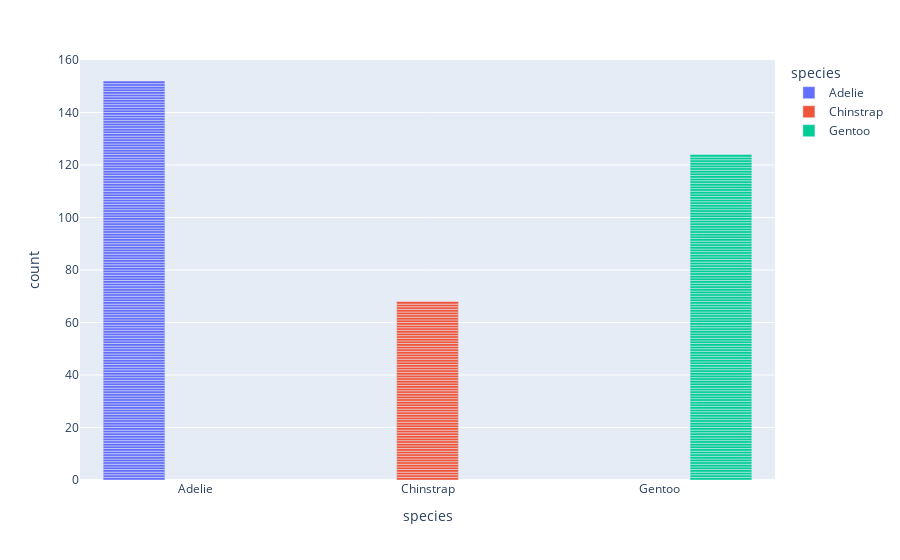

The cell this chart's notebook holds for it:
### Code cell
# here's the plotly express equivalent
import plotly.express as px
fig = px.bar(pengo, x="species", y="count", color="species", barmode="group")
fig

### Figure 1 — Plotly figure (JSON) as saved in the notebook; plotly's stock layout.template omitted (floating-point values rounded to 4 significant figures; data arrays with more than 128 entries replaced by an {"elided": "..."} marker saying what was removed)
{"data": [{"alignmentgroup": "True", "hovertemplate": "species=%{x}<br>count=%{y}<extra></extra>", "legendgroup": "Adelie", "marker": {"color": "#636efa", "pattern": {"shape": ""}}, "name": "Adelie", "offsetgroup": "Adelie", "orientation": "v", "showlegend": true, "textposition": "auto", "type": "bar", "x": {"elided": "152 str values"}, "xaxis": "x", "y": {"elided": "152 int values"}, "yaxis": "y"}, {"alignmentgroup": "True", "hovertemplate": "species=%{x}<br>count=%{y}<extra></extra>", "legendgroup": "Chinstrap", "marker": {"color": "#EF553B", "pattern": {"shape": ""}}, "name": "Chinstrap", "offsetgroup": "Chinstrap", "orientation": "v", "showlegend": true, "textposition": "auto", "type": "bar", "x": ["Chinstrap", "Chinstrap", "Chinstrap", "Chinstrap", "Chinstrap", "Chinstrap", "Chinstrap", "Chinstrap", "Chinstrap", "Chinstrap", "Chinstrap", "Chinstrap", "Chinstrap", "Chinstrap", "Chinstrap", "Chinstrap", "Chinstrap", "Chinstrap", "Chinstrap", "Chinstrap", "Chinstrap", "Chinstrap", "Chinstrap", "Chinstrap", "Chinstrap", "Chinstrap", "Chinstrap", "Chinstrap", "Chinstrap", "Chinstrap", "Chinstrap", "Chinstrap", "Chinstrap", "Chinstrap", "Chinstrap", "Chinstrap", "Chinstrap", "Chinstrap", "Chinstrap", "Chinstrap", "Chinstrap", "Chinstrap", "Chinstrap", "Chinstrap", "Chinstrap", "Chinstrap", "Chinstrap", "Chinstrap", "Chinstrap", "Chinstrap", "Chinstrap", "Chinstrap", "Chinstrap", "Chinstrap", "Chinstrap", "Chinstrap", "Chinstrap", "Chinstrap", "Chinstrap", "Chinstrap", "Chinstrap", "Chinstrap", "Chinstrap", "Chinstrap", "Chinstrap", "Chinstrap", "Chinstrap", "Chinstrap"], "xaxis": "x", "y": [1, 1, 1, 1, 1, 1, 1, 1, 1, 1, 1, 1, 1, 1, 1, 1, 1, 1, 1, 1, 1, 1, 1, 1, 1, 1, 1, 1, 1, 1, 1, 1, 1, 1, 1, 1, 1, 1, 1, 1, 1, 1, 1, 1, 1, 1, 1, 1, 1, 1, 1, 1, 1, 1, 1, 1, 1, 1, 1, 1, 1, 1, 1, 1, 1, 1, 1, 1], "yaxis": "y"}, {"alignmentgroup": "True", "hovertemplate": "species=%{x}<br>count=%{y}<extra></extra>", "legendgroup": "Gentoo", "marker": {"color": "#00cc96", "pattern": {"shape": ""}}, "name": "Gentoo", "offsetgroup": "Gentoo", "orientation": "v", "showlegend": true, "textposition": "auto", "type": "bar", "x": ["Gentoo", "Gentoo", "Gentoo", "Gentoo", "Gentoo", "Gentoo", "Gentoo", "Gentoo", "Gentoo", "Gentoo", "Gentoo", "Gentoo", "Gentoo", "Gentoo", "Gentoo", "Gentoo", "Gentoo", "Gentoo", "Gentoo", "Gentoo", "Gentoo", "Gentoo", "Gentoo", "Gentoo", "Gentoo", "Gentoo", "Gentoo", "Gentoo", "Gentoo", "Gentoo", "Gentoo", "Gentoo", "Gentoo", "Gentoo", "Gentoo", "Gentoo", "Gentoo", "Gentoo", "Gentoo", "Gentoo", "Gentoo", "Gentoo", "Gentoo", "Gentoo", "Gentoo", "Gentoo", "Gentoo", "Gentoo", "Gentoo", "Gentoo", "Gentoo", "Gentoo", "Gentoo", "Gentoo", "Gentoo", "Gentoo", "Gentoo", "Gentoo", "Gentoo", "Gentoo", "Gentoo", "Gentoo", "Gentoo", "Gentoo", "Gentoo", "Gentoo", "Gentoo", "Gentoo", "Gentoo", "Gentoo", "Gentoo", "Gentoo", "Gentoo", "Gentoo", "Gentoo", "Gentoo", "Gentoo", "Gentoo", "Gentoo", "Gentoo", "Gentoo", "Gentoo", "Gentoo", "Gentoo", "Gentoo", "Gentoo", "Gentoo", "Gentoo", "Gentoo", "Gentoo", "Gentoo", "Gentoo", "Gentoo", "Gentoo", "Gentoo", "Gentoo", "Gentoo", "Gentoo", "Gentoo", "Gentoo", "Gentoo", "Gentoo", "Gentoo", "Gentoo", "Gentoo", "Gentoo", "Gentoo", "Gentoo", "Gentoo", "Gentoo", "Gentoo", "Gentoo", "Gentoo", "Gentoo", "Gentoo", "Gentoo", "Gentoo", "Gentoo", "Gentoo", "Gentoo", "Gentoo", "Gentoo", "Gentoo", "Gentoo"], "xaxis": "x", "y": [1, 1, 1, 1, 1, 1, 1, 1, 1, 1, 1, 1, 1, 1, 1, 1, 1, 1, 1, 1, 1, 1, 1, 1, 1, 1, 1, 1, 1, 1, 1, 1, 1, 1, 1, 1, 1, 1, 1, 1, 1, 1, 1, 1, 1, 1, 1, 1, 1, 1, 1, 1, 1, 1, 1, 1, 1, 1, 1, 1, 1, 1, 1, 1, 1, 1, 1, 1, 1, 1, 1, 1, 1, 1, 1, 1, 1, 1, 1, 1, 1, 1, 1, 1, 1, 1, 1, 1, 1, 1, 1, 1, 1, 1, 1, 1, 1, 1, 1, 1, 1, 1, 1, 1, 1, 1, 1, 1, 1, 1, 1, 1, 1, 1, 1, 1, 1, 1, 1, 1, 1, 1, 1, 1], "yaxis": "y"}], "layout": {"barmode": "group", "legend": {"title": {"text": "species"}, "tracegroupgap": 0}, "margin": {"t": 60}, "xaxis": {"anchor": "y", "categoryarray": ["Adelie", "Chinstrap", "Gentoo"], "categoryorder": "array", "domain": [0, 1], "title": {"text": "species"}}, "yaxis": {"anchor": "x", "domain": [0, 1], "title": {"text": "count"}}}}
